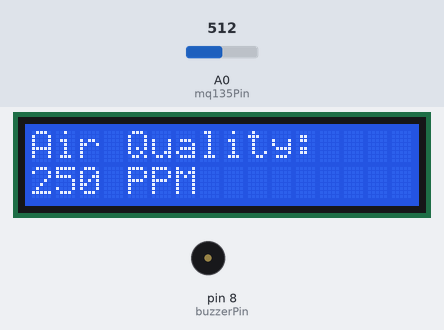
This sketch was run on a simulated Arduino Uno, built with avr-gcc and run on an emulated ATmega328P. On the bench: 16×2 character LCD, buzzer (waves = sounding, pin HIGH). Inputs (shaded band) come from the test bench; at power-on: A0 (mq135Pin) = 512. What the sketch prints to the serial monitor is not drawn.

Above: at 3.2 s.
3.3 s: A0 (mq135Pin) set to 599
At 5.2 s:
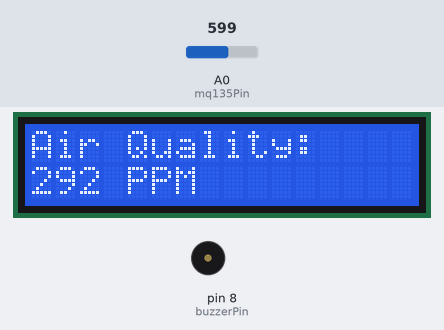
5.5 s: A0 (mq135Pin) set to 626
At 7.2 s:
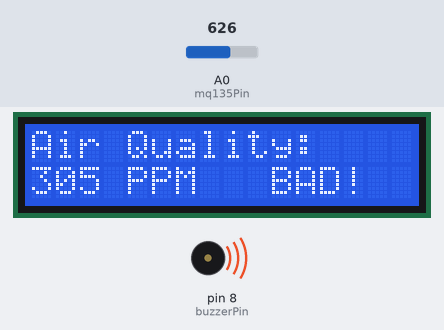
7.5 s: A0 (mq135Pin) set to 511
At 9.2 s:
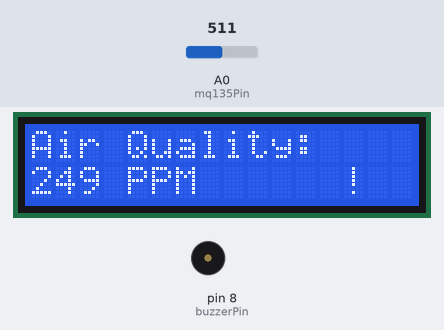
Timing chart, 0 to 10.7 s (numbered marks = the images above; inputs shaded):
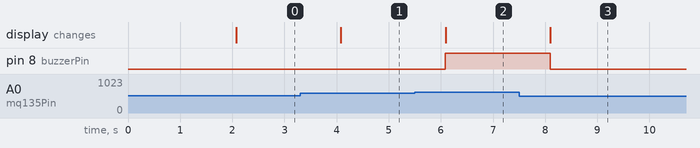

Measured:
- the behaviour switches between 615 and 616 on A0 (mq135Pin) (found by bisection; images 1 and 2)
- after the input at 3.3 s, the display: changes after 0.78 s (image 1)
- after the input at 5.5 s, pin 8 (buzzerPin): LOW → HIGH after 0.59 s; the display: changes after 0.59 s (image 2)
- after the input at 7.5 s, pin 8 (buzzerPin): HIGH → LOW after 0.60 s; the display: changes after 0.60 s (image 3)

The sketch:

AirQualityMonitor.ino
```cpp
/*
  Air Quality Monitoring System
  Components: Arduino Uno, MQ135 Gas Sensor, 16x2 LCD (direct-wired), Buzzer
  Description: Reads air quality (PPM) from MQ135, displays it on LCD,
               and triggers a buzzer alert if pollution crosses a safe threshold.
*/

#include <LiquidCrystal.h>

// LCD pins: RS, E, D4, D5, D6, D7
LiquidCrystal lcd(7, 6, 5, 4, 3, 2);

const int mq135Pin = A0;     // MQ135 analog output pin
const int buzzerPin = 8;     // Buzzer digital pin
const int threshold = 300;   // Safe air quality threshold (adjust after calibration)

void setup() {
  Serial.begin(9600);
  pinMode(buzzerPin, OUTPUT);

  lcd.begin(16, 2);
  lcd.setCursor(0, 0);
  lcd.print("Air Quality Mon.");
  delay(2000);
  lcd.clear();
}

void loop() {
  int sensorValue = analogRead(mq135Pin);   // Raw ADC value (0-1023)
  int airQuality = map(sensorValue, 0, 1023, 0, 500); // Map to approx PPM scale

  Serial.print("Air Quality (PPM): ");
  Serial.println(airQuality);

  lcd.setCursor(0, 0);
  lcd.print("Air Quality:");
  lcd.setCursor(0, 1);
  lcd.print(airQuality);
  lcd.print(" PPM      "); // extra spaces to clear old digits

  if (airQuality > threshold) {
    digitalWrite(buzzerPin, HIGH);
    lcd.setCursor(10, 1);
    lcd.print("BAD!");
  } else {
    digitalWrite(buzzerPin, LOW);
  }

  delay(1000); // Update every second
}
```
